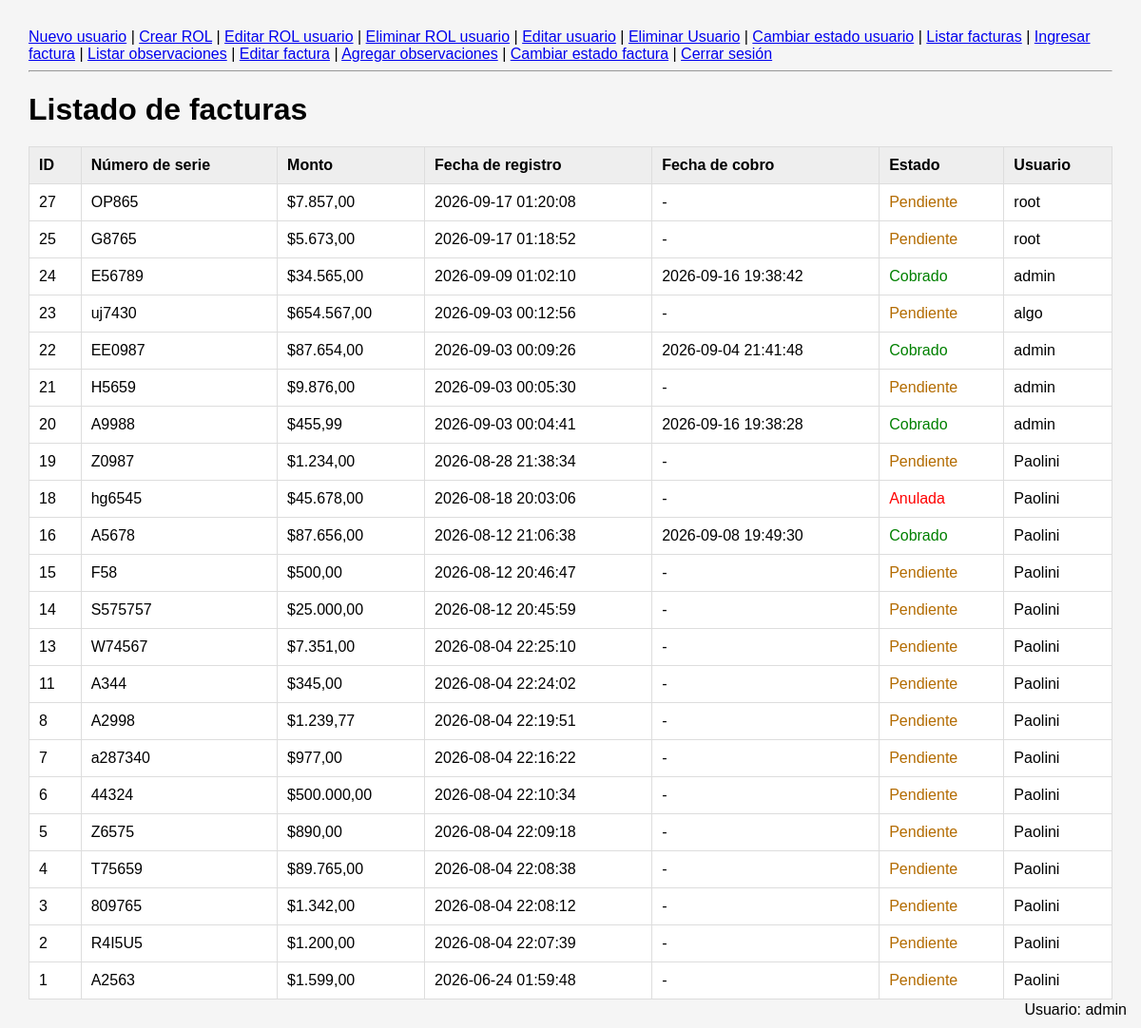
Screenshot of /Panaderia/facturas.php (signed in) with the database file from the repository.
### tables this page shows
CREATE TABLE `usuario` (
  `id` smallint(5) UNSIGNED NOT NULL,
  `usuario` varchar(32) NOT NULL,
  `contrasenia` varchar(255) NOT NULL,
  `activo` tinyint(1) NOT NULL DEFAULT 1,
  `id_ROL` tinyint(3) UNSIGNED NOT NULL
);

CREATE TABLE `factura` (
  `id` int(10) UNSIGNED NOT NULL,
  `numero_serie` varchar(20) NOT NULL,
  `monto` decimal(8,2) NOT NULL,
  `fecha_registro` datetime NOT NULL,
  `fecha_cobro` datetime DEFAULT NULL,
  `estado` enum('Cobrado','Pendiente','Anulada') NOT NULL DEFAULT 'Pendiente',
  `id_usuario_registro` smallint(5) UNSIGNED NOT NULL,
  `id_usuario_asignado` smallint(5) DEFAULT NULL
);

### Panaderia/facturas.php (the view, shortened to what this page needs)
<?php
require_once "conexion.php";
$sql = "SELECT
            factura.id,
            factura.numero_serie,
            factura.monto,
            factura.fecha_registro,
            factura.fecha_cobro,
            factura.estado,
            usuario.usuario AS usuario
        FROM factura
        INNER JOIN usuario
            ON factura.id_USUARIO_registro = usuario.id
        ORDER BY factura.fecha_registro DESC";
$stmt = $conexion->prepare($sql);
$stmt->execute();
$facturas = $stmt->fetchAll(PDO::FETCH_ASSOC);
?>
<!DOCTYPE html>
<html lang="es">
<head>
    <link rel="stylesheet" href="estilo.css">
</head>
<body>
<?php require_once "menu.php"; ?>
<h1>Listado de facturas</h1>
<table>
    <thead>
        <tr>
            <th>ID</th>
            <th>Número de serie</th>
            <th>Monto</th>
            <th>Fecha de registro</th>
            <th>Fecha de cobro</th>
            <th>Estado</th>
            <th>Usuario</th>
        </tr>
    </thead>
    <tbody>
        <?php if (count($facturas) > 0): ?>
            <?php foreach ($facturas as $factura): ?>
                <tr>
                    <td>
                        <?= htmlspecialchars($factura["id"]) ?>
                    </td>
                    <td>
                        <?= htmlspecialchars($factura["numero_serie"]) ?>
                    </td>
                    <td>
                        $<?= number_format($factura["monto"], 2, ',', '.') ?>
                    </td>
                    <td>
                        <?= htmlspecialchars($factura["fecha_registro"]) ?>
                    </td>
                    <td>
                        <?= $factura["fecha_cobro"]
                            ? htmlspecialchars($factura["fecha_cobro"])
                            : "-" ?>
                    </td>
                    <td class="<?= htmlspecialchars($factura["estado"]) ?>">
                        <?= htmlspecialchars($factura["estado"]) ?>
                    </td>
                    <td>
                        <?= htmlspecialchars($factura["usuario"]) ?>
                    </td>
                </tr>
            <?php endforeach; ?>
        <?php endif; ?>
    </tbody>
</table>
</body>
</html>

### Panaderia/menu.php
<nav>
    <a href="crear_usuario.php">Nuevo usuario</a> |
    <a href="crear_rol_usuario.php">Crear ROL</a> |
    <a href="editar_rol_usuario.php">Editar ROL usuario</a> |
    <a href="eliminar_rol.php">Eliminar ROL usuario</a> |
    <a href="editar_usuario.php">Editar usuario</a> |
    <a href="eliminar_usuario.php">Eliminar Usuario</a> |
    <a href="cambiar_estado_usuario.php">Cambiar estado usuario</a> |
    <a href="facturas.php">Listar facturas</a> |
    <a href="agregar_factura.php">Ingresar factura</a> |
    <a href="listar_observaciones.php">Listar observaciones</a> |
    <a href="editar_factura.php">Editar factura</a> |
    <a href="agregar_observaciones.php">Agregar observaciones</a> |
    <a href="cambiar_estado_factura.php">Cambiar estado factura</a> |
    <a href="cerrar_sesion.php">Cerrar sesión</a>
</nav>
<hr>
<?php
require_once "usuario_logueado.php";
?>

### Panaderia/usuario_logueado.php
<?php
if (isset($_SESSION["id_usuario"])) {
    $sqlUsuario = "SELECT usuario
                   FROM usuario
                   WHERE id = ?";
    $stmtUsuario = $conexion->prepare($sqlUsuario);
    $stmtUsuario->execute([$_SESSION["id_usuario"]]);
    $usuarioLogueado = $stmtUsuario->fetch(PDO::FETCH_ASSOC);
    if ($usuarioLogueado) {
        ?>
        <div style="
            position: fixed;
            bottom: 10px;
            right: 15px;
        ">
            Usuario:
            <?= htmlspecialchars($usuarioLogueado["usuario"]) ?>
        </div>
        <?php
    }
}
?>

### Panaderia/estilo.css (style rules this page uses)
body { font-family: Arial, sans-serif; margin: 30px; background: #f5f5f5; }
h1 { margin-bottom: 20px; }
table { width: 100%; border-collapse: collapse; background: white; }
th, td { padding: 10px; border: 1px solid #ddd; text-align: left; }
th { background: #eee; }
.Pendiente { color: #b36b00; }
.Cobrado { color: green; }
.Anulada { color: red; }

### rows the page displays
usuario: usuario "admin"
factura: id "27", numero_serie "OP865", monto "7.857,00", fecha_registro "2026-09-17 01:20:08", estado "Pendiente", id_usuario_registro.usuario "root"
factura: id "25", numero_serie "G8765", monto "5.673,00", fecha_registro "2026-09-17 01:18:52", estado "Pendiente", id_usuario_registro.usuario "root"
factura: id "24", numero_serie "E56789", monto "34.565,00", fecha_registro "2026-09-09 01:02:10", fecha_cobro "2026-09-16 19:38:42", estado "Cobrado", id_usuario_registro.usuario "admin"
factura: id "23", numero_serie "uj7430", monto "654.567,00", fecha_registro "2026-09-03 00:12:56", estado "Pendiente", id_usuario_registro.usuario "algo"
factura: id "22", numero_serie "EE0987", monto "87.654,00", fecha_registro "2026-09-03 00:09:26", fecha_cobro "2026-09-04 21:41:48", estado "Cobrado", id_usuario_registro.usuario "admin"
factura: id "21", numero_serie "H5659", monto "9.876,00", fecha_registro "2026-09-03 00:05:30", estado "Pendiente", id_usuario_registro.usuario "admin"
factura: id "20", numero_serie "A9988", monto "455,99", fecha_registro "2026-09-03 00:04:41", fecha_cobro "2026-09-16 19:38:28", estado "Cobrado", id_usuario_registro.usuario "admin"
factura: id "19", numero_serie "Z0987", monto "1.234,00", fecha_registro "2026-08-28 21:38:34", estado "Pendiente", id_usuario_registro.usuario "Paolini"
factura: id "18", numero_serie "hg6545", monto "45.678,00", fecha_registro "2026-08-18 20:03:06", estado "Anulada", id_usuario_registro.usuario "Paolini"
factura: id "16", numero_serie "A5678", monto "87.656,00", fecha_registro "2026-08-12 21:06:38", fecha_cobro "2026-09-08 19:49:30", estado "Cobrado", id_usuario_registro.usuario "Paolini"
factura: id "15", numero_serie "F58", monto "500,00", fecha_registro "2026-08-12 20:46:47", estado "Pendiente", id_usuario_registro.usuario "Paolini"
factura: id "14", numero_serie "S575757", monto "25.000,00", fecha_registro "2026-08-12 20:45:59", estado "Pendiente", id_usuario_registro.usuario "Paolini"
factura: id "13", numero_serie "W74567", monto "7.351,00", fecha_registro "2026-08-04 22:25:10", estado "Pendiente", id_usuario_registro.usuario "Paolini"
factura: id "11", numero_serie "A344", monto "345,00", fecha_registro "2026-08-04 22:24:02", estado "Pendiente", id_usuario_registro.usuario "Paolini"
factura: id "8", numero_serie "A2998", monto "1.239,77", fecha_registro "2026-08-04 22:19:51", estado "Pendiente", id_usuario_registro.usuario "Paolini"
factura: id "7", numero_serie "a287340", monto "977,00", fecha_registro "2026-08-04 22:16:22", estado "Pendiente", id_usuario_registro.usuario "Paolini"
factura: id "6", numero_serie "44324", monto "500.000,00", fecha_registro "2026-08-04 22:10:34", estado "Pendiente", id_usuario_registro.usuario "Paolini"
factura: id "5", numero_serie "Z6575", monto "890,00", fecha_registro "2026-08-04 22:09:18", estado "Pendiente", id_usuario_registro.usuario "Paolini"
factura: id "4", numero_serie "T75659", monto "89.765,00", fecha_registro "2026-08-04 22:08:38", estado "Pendiente", id_usuario_registro.usuario "Paolini"
factura: id "3", numero_serie "809765", monto "1.342,00", fecha_registro "2026-08-04 22:08:12", estado "Pendiente", id_usuario_registro.usuario "Paolini"
factura: id "2", numero_serie "R4I5U5", monto "1.200,00", fecha_registro "2026-08-04 22:07:39", estado "Pendiente", id_usuario_registro.usuario "Paolini"
factura: id "1", numero_serie "A2563", monto "1.599,00", fecha_registro "2026-06-24 01:59:48", estado "Pendiente", id_usuario_registro.usuario "Paolini"
